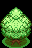

A 2D game scene composited from a Tiled map and its tileset images. What follows is a short description and the map's XML, with each tile layer's data collapsed to a summary:
An orthogonal 2x3 tile map with 16x16 px tiles, 2 tile layers (Collisions, WalkBehind).

<map version="1.0" tiledversion="1.1.2" orientation="orthogonal" renderorder="right-down" compressionlevel="6" width="2" height="3" tilewidth="16" tileheight="16" infinite="0" nextobjectid="1">
 <tileset firstgid="1" source="../tileset/wood.tsx" />
 <layer name="Collisions" width="2" height="3">
  <data>[6 cells, 4 non-empty, 4 distinct tile ids]</data>
 </layer>
 <layer name="WalkBehind" width="2" height="3">
  <data>[6 cells, 2 non-empty, 2 distinct tile ids]</data>
 </layer>
</map>
